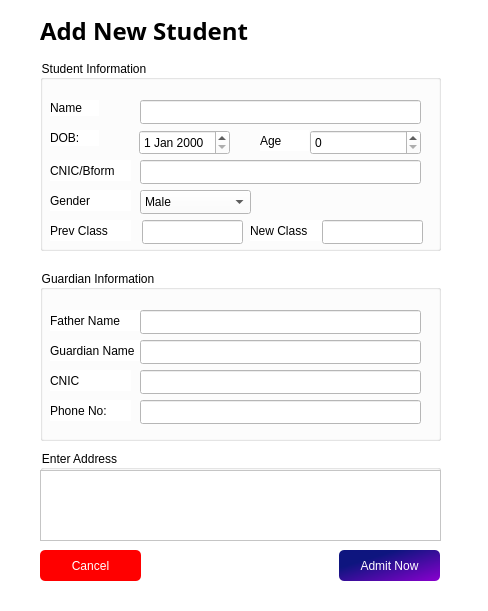
<?xml version="1.0" encoding="UTF-8"?>
<ui version="4.0">
 <class>NewStudent</class>
 <widget class="QMainWindow" name="NewStudent">
  <property name="geometry">
   <rect>
    <x>0</x>
    <y>0</y>
    <width>488</width>
    <height>611</height>
   </rect>
  </property>
  <property name="windowTitle">
   <string>MainWindow</string>
  </property>
  <property name="styleSheet">
   <string notr="true">background-color: white;
font: 10pt &quot;Bahnschrift&quot;;
color: rgb(0, 0, 0);</string>
  </property>
  <widget class="QWidget" name="centralwidget">
   <widget class="QLabel" name="label">
    <property name="geometry">
     <rect>
      <x>40</x>
      <y>10</y>
      <width>251</width>
      <height>41</height>
     </rect>
    </property>
    <property name="font">
     <font>
      <family>Tw Cen MT</family>
      <pointsize>18</pointsize>
      <italic>false</italic>
      <bold>true</bold>
     </font>
    </property>
    <property name="styleSheet">
     <string notr="true">font: 700 18pt &quot;Tw Cen MT&quot;;</string>
    </property>
    <property name="text">
     <string>Add New Student</string>
    </property>
   </widget>
   <widget class="QGroupBox" name="groupBox">
    <property name="geometry">
     <rect>
      <x>40</x>
      <y>60</y>
      <width>401</width>
      <height>191</height>
     </rect>
    </property>
    <property name="title">
     <string>Student Information</string>
    </property>
    <widget class="QLabel" name="label_2">
     <property name="geometry">
      <rect>
       <x>10</x>
       <y>40</y>
       <width>49</width>
       <height>16</height>
      </rect>
     </property>
     <property name="text">
      <string>Name</string>
     </property>
     <property name="buddy">
      <cstring>studentName</cstring>
     </property>
    </widget>
    <widget class="QLabel" name="label_3">
     <property name="geometry">
      <rect>
       <x>10</x>
       <y>70</y>
       <width>49</width>
       <height>16</height>
      </rect>
     </property>
     <property name="text">
      <string>DOB:</string>
     </property>
     <property name="buddy">
      <cstring>dobDate</cstring>
     </property>
    </widget>
    <widget class="QLabel" name="label_6">
     <property name="geometry">
      <rect>
       <x>10</x>
       <y>100</y>
       <width>81</width>
       <height>21</height>
      </rect>
     </property>
     <property name="text">
      <string>CNIC/Bform</string>
     </property>
     <property name="buddy">
      <cstring>cnicLineEdit</cstring>
     </property>
    </widget>
    <widget class="QLabel" name="label_7">
     <property name="geometry">
      <rect>
       <x>220</x>
       <y>70</y>
       <width>49</width>
       <height>21</height>
      </rect>
     </property>
     <property name="text">
      <string>Age</string>
     </property>
    </widget>
    <widget class="QLabel" name="label_8">
     <property name="geometry">
      <rect>
       <x>10</x>
       <y>130</y>
       <width>81</width>
       <height>21</height>
      </rect>
     </property>
     <property name="text">
      <string>Gender</string>
     </property>
     <property name="buddy">
      <cstring>gender</cstring>
     </property>
    </widget>
    <widget class="QLabel" name="label_9">
     <property name="geometry">
      <rect>
       <x>10</x>
       <y>160</y>
       <width>81</width>
       <height>21</height>
      </rect>
     </property>
     <property name="text">
      <string>Prev Class</string>
     </property>
     <property name="buddy">
      <cstring>previousClassLineEdit</cstring>
     </property>
    </widget>
    <widget class="QLabel" name="label_10">
     <property name="geometry">
      <rect>
       <x>210</x>
       <y>160</y>
       <width>81</width>
       <height>21</height>
      </rect>
     </property>
     <property name="text">
      <string>New Class</string>
     </property>
     <property name="buddy">
      <cstring>newClassLineEdit</cstring>
     </property>
    </widget>
    <widget class="QLineEdit" name="studentName">
     <property name="geometry">
      <rect>
       <x>100</x>
       <y>40</y>
       <width>281</width>
       <height>24</height>
      </rect>
     </property>
    </widget>
    <widget class="QLineEdit" name="cnicLineEdit">
     <property name="geometry">
      <rect>
       <x>100</x>
       <y>100</y>
       <width>281</width>
       <height>24</height>
      </rect>
     </property>
    </widget>
    <widget class="QLineEdit" name="previousClassLineEdit">
     <property name="geometry">
      <rect>
       <x>102</x>
       <y>160</y>
       <width>101</width>
       <height>24</height>
      </rect>
     </property>
    </widget>
    <widget class="QLineEdit" name="newClassLineEdit">
     <property name="geometry">
      <rect>
       <x>282</x>
       <y>160</y>
       <width>101</width>
       <height>24</height>
      </rect>
     </property>
    </widget>
    <widget class="QComboBox" name="gender">
     <property name="geometry">
      <rect>
       <x>100</x>
       <y>130</y>
       <width>111</width>
       <height>24</height>
      </rect>
     </property>
     <item>
      <property name="text">
       <string>Male</string>
      </property>
     </item>
     <item>
      <property name="text">
       <string>Female</string>
      </property>
     </item>
    </widget>
    <widget class="QDateEdit" name="dobDate">
     <property name="geometry">
      <rect>
       <x>99</x>
       <y>70</y>
       <width>91</width>
       <height>25</height>
      </rect>
     </property>
    </widget>
    <widget class="QSpinBox" name="ageSpinBox">
     <property name="geometry">
      <rect>
       <x>270</x>
       <y>70</y>
       <width>111</width>
       <height>25</height>
      </rect>
     </property>
    </widget>
   </widget>
   <widget class="QGroupBox" name="groupBox_2">
    <property name="geometry">
     <rect>
      <x>40</x>
      <y>270</y>
      <width>401</width>
      <height>171</height>
     </rect>
    </property>
    <property name="title">
     <string>Guardian Information</string>
    </property>
    <widget class="QLabel" name="label_11">
     <property name="geometry">
      <rect>
       <x>10</x>
       <y>40</y>
       <width>91</width>
       <height>21</height>
      </rect>
     </property>
     <property name="text">
      <string>Father Name</string>
     </property>
     <property name="buddy">
      <cstring>fatherNameLineEdit</cstring>
     </property>
    </widget>
    <widget class="QLabel" name="label_12">
     <property name="geometry">
      <rect>
       <x>10</x>
       <y>70</y>
       <width>91</width>
       <height>21</height>
      </rect>
     </property>
     <property name="text">
      <string>Guardian Name</string>
     </property>
    </widget>
    <widget class="QLabel" name="label_13">
     <property name="geometry">
      <rect>
       <x>10</x>
       <y>100</y>
       <width>81</width>
       <height>21</height>
      </rect>
     </property>
     <property name="text">
      <string>CNIC</string>
     </property>
     <property name="buddy">
      <cstring>guardianCnicLineEdit</cstring>
     </property>
    </widget>
    <widget class="QLineEdit" name="fatherNameLineEdit">
     <property name="geometry">
      <rect>
       <x>100</x>
       <y>40</y>
       <width>281</width>
       <height>24</height>
      </rect>
     </property>
    </widget>
    <widget class="QLineEdit" name="guardianCnicLineEdit">
     <property name="geometry">
      <rect>
       <x>100</x>
       <y>100</y>
       <width>281</width>
       <height>24</height>
      </rect>
     </property>
    </widget>
    <widget class="QLineEdit" name="guardianPhoneNumberLineEdit">
     <property name="geometry">
      <rect>
       <x>100</x>
       <y>130</y>
       <width>281</width>
       <height>24</height>
      </rect>
     </property>
    </widget>
    <widget class="QLabel" name="label_15">
     <property name="geometry">
      <rect>
       <x>10</x>
       <y>130</y>
       <width>81</width>
       <height>21</height>
      </rect>
     </property>
     <property name="text">
      <string>Phone No:</string>
     </property>
     <property name="buddy">
      <cstring>guardianPhoneNumberLineEdit</cstring>
     </property>
    </widget>
    <widget class="QLineEdit" name="guardianNameLineEdit">
     <property name="geometry">
      <rect>
       <x>100</x>
       <y>70</y>
       <width>281</width>
       <height>24</height>
      </rect>
     </property>
    </widget>
   </widget>
   <widget class="QGroupBox" name="groupBox_3">
    <property name="geometry">
     <rect>
      <x>40</x>
      <y>450</y>
      <width>401</width>
      <height>91</height>
     </rect>
    </property>
    <property name="title">
     <string>Enter Address</string>
    </property>
    <widget class="QPlainTextEdit" name="guardianAddressLineEdit">
     <property name="geometry">
      <rect>
       <x>0</x>
       <y>20</y>
       <width>401</width>
       <height>71</height>
      </rect>
     </property>
    </widget>
   </widget>
   <widget class="QPushButton" name="pushButton">
    <property name="geometry">
     <rect>
      <x>339</x>
      <y>550</y>
      <width>101</width>
      <height>31</height>
     </rect>
    </property>
    <property name="styleSheet">
     <string notr="true">background-color: qlineargradient(spread:pad, x1:0.291, y1:0.289773, x2:1, y2:1, stop:0 rgba(14, 21, 127, 255), stop:1 rgba(138, 0, 207, 255));
color: rgb(255, 255, 255);
border-radius: 5px;</string>
    </property>
    <property name="text">
     <string>Admit Now</string>
    </property>
   </widget>
   <widget class="QPushButton" name="pushButton_2">
    <property name="geometry">
     <rect>
      <x>40</x>
      <y>550</y>
      <width>101</width>
      <height>31</height>
     </rect>
    </property>
    <property name="styleSheet">
     <string notr="true">background-color: rgb(255, 0, 0);
color: rgb(255, 255, 255);
border-radius: 5px;</string>
    </property>
    <property name="text">
     <string>Cancel</string>
    </property>
   </widget>
  </widget>
  <widget class="QStatusBar" name="statusbar"/>
 </widget>
 <tabstops>
  <tabstop>studentName</tabstop>
  <tabstop>dobDate</tabstop>
  <tabstop>ageSpinBox</tabstop>
  <tabstop>cnicLineEdit</tabstop>
  <tabstop>gender</tabstop>
  <tabstop>previousClassLineEdit</tabstop>
  <tabstop>newClassLineEdit</tabstop>
  <tabstop>fatherNameLineEdit</tabstop>
  <tabstop>guardianNameLineEdit</tabstop>
  <tabstop>guardianCnicLineEdit</tabstop>
  <tabstop>guardianPhoneNumberLineEdit</tabstop>
  <tabstop>guardianAddressLineEdit</tabstop>
  <tabstop>pushButton</tabstop>
  <tabstop>pushButton_2</tabstop>
 </tabstops>
 <resources/>
 <connections>
  <connection>
   <sender>pushButton_2</sender>
   <signal>clicked()</signal>
   <receiver>NewStudent</receiver>
   <slot>close()</slot>
   <hints>
    <hint type="sourcelabel">
     <x>111</x>
     <y>559</y>
    </hint>
    <hint type="destinationlabel">
     <x>205</x>
     <y>572</y>
    </hint>
   </hints>
  </connection>
 </connections>
</ui>
